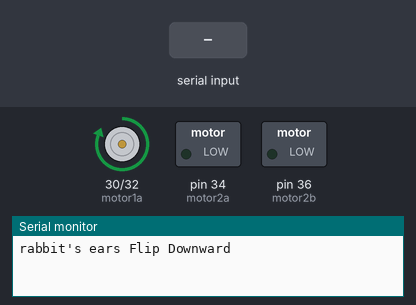
Simulated run of this sketch. Board: Arduino Mega 2560, built with avr-gcc and run on an emulated ATmega2560. Shown: motor-driver pin pairs drawn as motors (green arrow = first pin HIGH = forward, orange = second pin HIGH = backward, longer = more drive), switched loads named in the sketch (green lamp = pin HIGH), the last lines printed to the serial monitor. Inputs (shaded band) come from the test bench.

Above: at 0.1 s.
At 1.5 s:
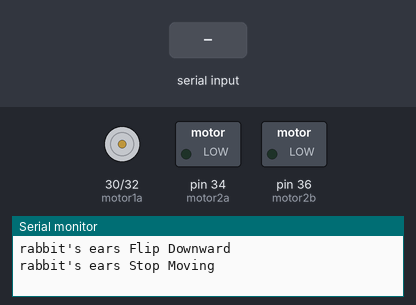
1.6 s: "U" received over the second serial link
Timing chart, 0 to 4.6 s (numbered marks = the images above; inputs shaded):
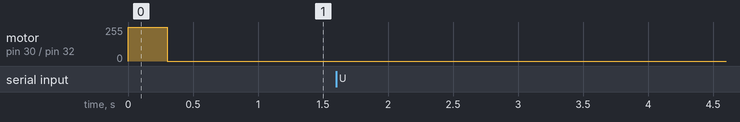

The sketch:

rabbit11.ino
```cpp
const int motor1a = 30;
const int motor1b = 32;
const int motor2a = 34;
const int motor2b = 36 ;
String song[4] = {"BDDDDUUUUUUUUUDDDUUUUNDDDDDDUUUUUUDDDDDDBDDDUUUUDDUUUUDDUUUUDDDDDDDSN",
                  "BDDDDUUUUUUUUUDDDUUUUNDDDDDDUUUUUUDDDDDDBDDDUUUUDDUUUUDDUUUUDDDDDDDSN",
                 "BDDDDUUUUUUUUUDDDUUUUNDDDDDDUUUUUUDDDDDDBDDDUUUUDDUUUUDDUUUUDDDDDDDSN",
                "BDDDDUUUUUUUUUDDDUUUUNDDDDDDUUUUUUDDDDDDBDDDUUUUDDUUUUDDUUUUDDDDDDDSN"} ;
char ppo[255];
int counter = 0 ;
enum EarMotion {
  up,
  down
};

EarMotion ear  = up ;

 void setup()
 {
   pinMode(motor1a,OUTPUT);
   pinMode(motor1b,OUTPUT);
   pinMode(motor2a,OUTPUT);
   pinMode(motor2b,OUTPUT);
   Serial.begin(9600);
    Serial1.begin(9600);
    EarFlip('D' ,300);
    StopeEarFlip();
 }

 void loop()
 {

    // MotionExecution(song[0]);
 shockrabbit();
//Serial.println("motion end here ...... ");
 delay(500);
 }

void shockrabbit()
{
  char ii ;
 if (Serial1.available())
 {
   ii = Serial1.read() ;
   Serial.print("receive from bluetooth :");
   Serial.print("(");
   Serial.print(counter);
   Serial.print("):(");
   Serial.print(ii, DEC);
   Serial.println(")");
   counter ++ ;

 }
}
void MotionExecution(String po)
{
  int ll = 0 ;
 if  (po.length() > 0)
 //char ppo[po.length()];
 po.toCharArray(ppo, po.length());
   for (ll = 0 ; ll < po.length() ; ll++)
     {
        Motion(ppo[ll]);
         Serial.print("motion : ");
         Serial.println(ppo[ll]);

     }
    delay(100);
}
void Motion(char pp)
{

  switch (pp)
  {
    case 'U' :
      EarFlip('U' ,10);
      break ;

    case 'D' :
      EarFlip('D' ,10);
      break ;

    case 'S' :
      StopeEarFlip();
      break ;

    case 'B' :
      Dancing();
      break ;

     case 'N' :
      StopDancing();
      break ;
    default :
      break ;
  }

}

 void Dancing()
 {
    Serial.println("rabbit is dancing");
   digitalWrite(motor2a,HIGH);
   digitalWrite(motor2b,LOW);
 }
 void StopDancing()
 {
   digitalWrite(motor2a,LOW);
   digitalWrite(motor2b,LOW);
   Serial.println("rabbit stop dancing");
 }

void EarFlip(char motion, int delayseconds)
{
 if  (motion == 'U' )
 {
    digitalWrite(motor1a,LOW) ;
    digitalWrite(motor1b,HIGH);
    Serial.println("rabbit's ears Flip Upward");
 }
 else
 {
    digitalWrite(motor1a,HIGH) ;
    digitalWrite(motor1b,LOW);
    Serial.println("rabbit's ears Flip Downward");
 }
  delay(delayseconds);
}

void StopeEarFlip()
{
    digitalWrite(motor1a,LOW) ;
    digitalWrite(motor1b,LOW);
    Serial.println("rabbit's ears Stop Moving");

}
```
